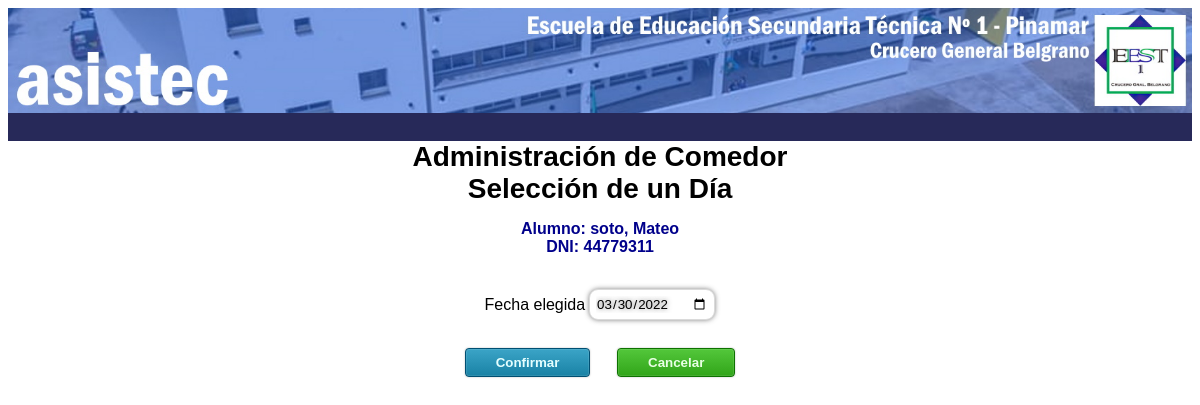
Page /Asistec/alumnoscomedor/cargarunalumnotemporal.php?idalumno=1 on the committed database.
### tables this page shows
CREATE TABLE `alumnos` (
  `idalumno` int(11) NOT NULL,
  `apellido` varchar(60) NOT NULL,
  `nombre` varchar(60) NOT NULL,
  `dni` int(8) NOT NULL,
  `fechanacimiento` date NOT NULL,
  `nrotarjeta` int(10) NOT NULL,
  `foto` varchar(100) NOT NULL,
  `Email` varchar(70) NOT NULL,
  `genero_alumn` varchar(10) NOT NULL,
  `aniolectivo` varchar(4) NOT NULL
);

### Asistec/alumnos/clsalumno.php (called while the page is built, shortened)
<?php
	class clsAlumno {
		public $id;
	public function getUnAlumno() {
		include ("../funcionesgenerales/clsSQL.php");
		$consulta="select idalumno, apellido, nombre, dni, fechanacimiento, nrotarjeta, foto, genero_alumn, Email, aniolectivo
		             from alumnos
		            where idalumno = '".$this->id."' ";
		$registro=mysqli_query($conexion, $consulta)
		          or die ("Problemas para traer un alumno --> " . mysqli_error($conexion));
		return $registro;
	}
}
?>

### Asistec/alumnoscomedor/cargarunalumnotemporal.php (the view, shortened to what this page needs)
<?php
include('../encapie/encabezado.php');
?>
	<div class="Separador">
			<div align="center"><label class="tituloFormulario claseFuente">Administraci&oacute;n de Comedor</label></div>
			<div align="center"><label class="tituloFormulario claseFuente">Selecci&oacute;n de un D&iacute;a</label></div>
			<?php
			$hoy = date('Y') .'-'. date('m') .'-'. date('d');
			$idalumno = $_GET['idalumno'];
			include("../alumnos/clsalumno.php");
			$alumno = new clsAlumno();
			$alumno->id=$idalumno;
			$datosalumno = $alumno->getUnAlumno();
			$elalumno=mysqli_fetch_array($datosalumno, MYSQLI_ASSOC);
			?>
			<div align="center" style="position: relative; top:15px;">
				<label style="font-size: 16px; font-weight: bold; color: darkblue;">
					Alumno: <?php echo $elalumno['apellido'].', '.$elalumno['nombre'];?>
				</label>
				<br>
				<label style="font-size: 16px; font-weight: bold; color: darkblue;">
					DNI: <?php echo $elalumno['dni'];?>
				</label>
			</div>
			<div align="center" style="position: relative; top:45px;">
				<form name="form1" action="guardaralumnocomedor.php?idalumno=<?php echo $idalumno;?> " method="post">
					<table>
						<tr>
							<td>
								<label>Fecha elegida</label>
							</td>
							<td>
								<input class="textBox" type="date" name="txtfecha" value="<?php echo $hoy;?>"/>
							</td>
						</tr>
					</table>
					<div align="center" style="position: relative; top:25px;">
						<input type="submit" value="Confirmar" class="botonComun botonAzul"/>
						<a href="elegiralumno.php?todoelanio=2">
							<input type="button" value="Cancelar"  class="botonComun botonVerde"/>
						</a>
					</div>
				</form>
			</div>
		</body>
	</div>
</html>

### Asistec/CSS/eest1pinamar.css (style rules this page uses)
.claseFuente { font-family:'Conv_jennifer',Sans-Serif; }
.tituloFormulario { font-size: 28px; font-weight: bolder; }

### Asistec/CSS/botones.css (style rules this page uses)
.botonComun { padding:6px 30px; font-family: 'Conv_jennifer',Sans-Serif; font: 12px; text-decoration: none; }
.botonAzul { text-decoration:none; text-align:center; border:solid 1px #004F72; -webkit-border-radius:4px; -moz-border-radius:4px; border-radius: 4px; font-weight:bold; color:#E5FFFF; background-color:#3ba4c7; background-image: -moz-linear-gradient(top, #3ba4c7 0%, #1982a5 100%); background-image: -webkit-linear-gradient(top, #3ba4c7 0%, #1982a5 100%); background-image: -o-linear-gradient(top, #3ba4c7 0%, #1982a5 100%); background-image: -ms-linear-gradient(top, #3ba4c7 0% ,#1982a5 100%); filter: progid:DXImageTransform.Microsoft.gradient( startColorstr='#1982a5', endColorstr='#1982a5',GradientType=0 ); background-image: linear-gradient(top, #3ba4c7 0% ,#1982a5 100%); -webkit-box-shadow:0px 0px 2px #bababa, inset 0px 0px 1px #ffffff; -moz-box-shadow: 0px 0px 2px #bababa, inset 0px 0px 1px #ffffff; box-shadow:0px 0px 2px #bababa, inset 0px 0px 1px #ffffff; }
.botonVerde { text-decoration:none; text-align:center; border:solid 1px #0d7200; -webkit-border-radius:4px; -moz-border-radius:4px; border-radius: 4px; font-weight:bold; color:#e9ffe5; background-color:#53c73b; background-image: -moz-linear-gradient(top, #53c73b 0%, #31a519 100%); background-image: -webkit-linear-gradient(top, #53c73b 0%, #31a519 100%); background-image: -o-linear-gradient(top, #53c73b 0%, #31a519 100%); background-image: -ms-linear-gradient(top, #53c73b 0% ,#31a519 100%); filter: progid:DXImageTransform.Microsoft.gradient( startColorstr='#31a519', endColorstr='#31a519',GradientType=0 ); background-image: linear-gradient(top, #53c73b 0% ,#31a519 100%); -webkit-box-shadow:0px 0px 2px #bababa, inset 0px 0px 1px #ffffff; -moz-box-shadow: 0px 0px 2px #bababa, inset 0px 0px 1px #ffffff; box-shadow:0px 0px 2px #bababa, inset 0px 0px 1px #ffffff; }

### Asistec/CSS/elementosForm.css (style rules this page uses)
.textBox { padding: 6px; font-family: 'Conv_jennifer',Sans-Serif; font: 12px; border-width: 1px; border-color: #dadada; background-color: #FFFFFF; color: #000000; border-style: solid; border-radius: 9px; box-shadow: 0px 0px 5px rgba(66,66,66,.68); text-shadow: 0px 0px 5px rgba(66,66,66,.75); }

### rows in the picture
alumnos: apellido "soto", nombre "Mateo", dni "44779311"
